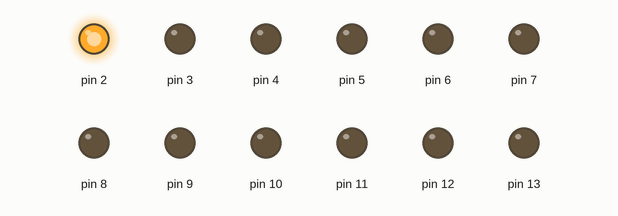
This sketch was run on a simulated Arduino Uno, built with avr-gcc and run on an emulated ATmega328P. Parts: output pins drawn as LEDs (lit = HIGH).

Above: at 0.02 s.
At 0.72 s:
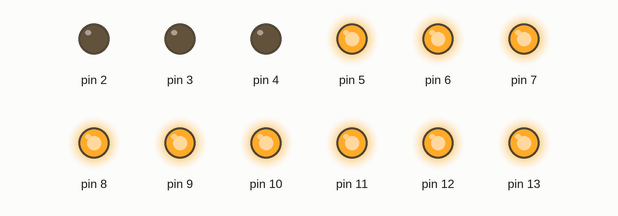
At 1.37 s:
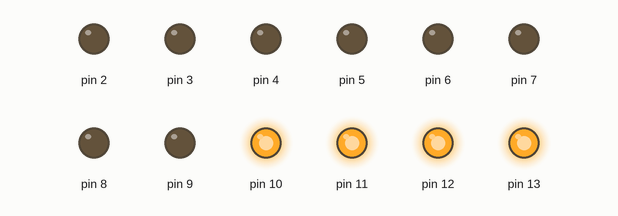
At 2.72 s:
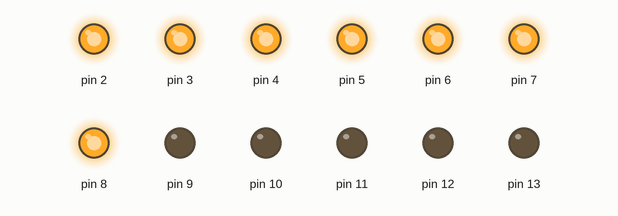
At 4.12 s:
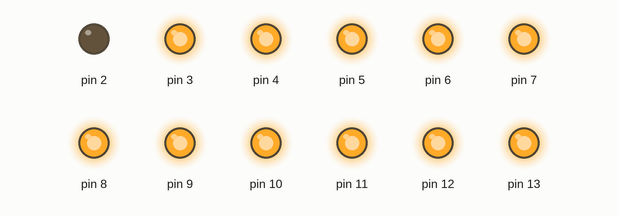
At 5.47 s:
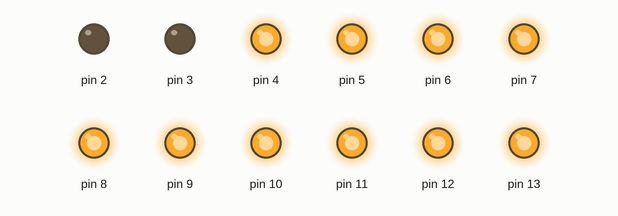
Timing chart, 0 to 5.8 s (numbered marks = the images above):
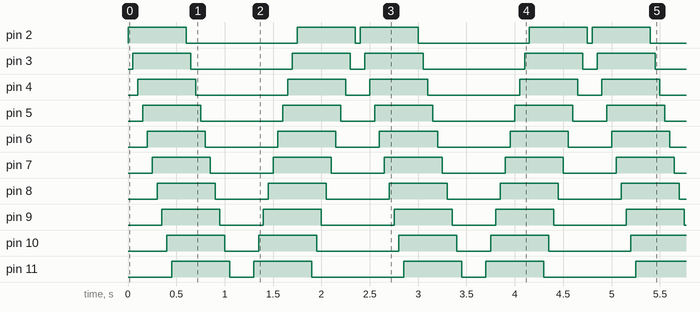

Measured:
- by itself, pin 2: repeats every 2.4 s: LOW 1.2 s, HIGH 0.60 s, LOW 0.05 s, HIGH 0.60 s
- by itself, pin 3: repeats every 2.4 s: LOW 1.1 s, HIGH 0.60 s, LOW 0.15 s, HIGH 0.60 s
- by itself, pin 4: repeats every 2.4 s: LOW 0.95 s, HIGH 0.60 s, LOW 0.25 s, HIGH 0.60 s
- by itself, pin 5: repeats every 2.4 s: LOW 0.85 s, HIGH 0.60 s, LOW 0.35 s, HIGH 0.60 s
- by itself, pin 6: repeats every 2.4 s: LOW 0.75 s, HIGH 0.60 s, LOW 0.45 s, HIGH 0.60 s
- by itself, pin 7: alternates HIGH for 0.60 s and LOW for 0.65 s
- by itself, pin 8: alternates HIGH for 0.60 s and LOW for 0.55 s
- by itself, pin 9: repeats every 2.4 s: LOW 0.45 s, HIGH 0.60 s, LOW 0.75 s, HIGH 0.60 s

The sketch:

10_LED_LIGHTS_PATTERN.ino
```cpp
// 10 LED LIGHTS PATTERN

void setup() {

 for (int i=2; i<=13; i++) {
  pinMode(i, OUTPUT);
 }

}

void loop() {

  for (int i=2; i<=13; i++) {
    digitalWrite(i, HIGH);
    delay(50);
  }

  for (int i=2; i<=13; i++) {
    digitalWrite(i, LOW);
    delay(50);
  }

  for (int i=13; i>=2; i--) {
    digitalWrite(i, HIGH);
    delay(50);
  }

  for (int i=13; i>=2; i--) {
    digitalWrite(i, LOW);
    delay(50);
  }

}
```
